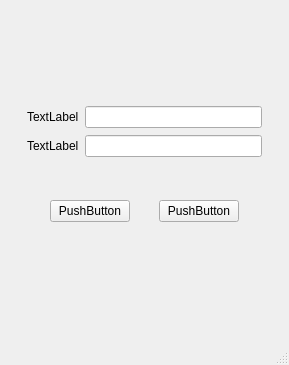
<?xml version="1.0" encoding="UTF-8"?>
<ui version="4.0">
 <class>MainWindow</class>
 <widget class="QMainWindow" name="MainWindow">
  <property name="geometry">
   <rect>
    <x>0</x>
    <y>0</y>
    <width>289</width>
    <height>365</height>
   </rect>
  </property>
  <property name="windowTitle">
   <string>MainWindow</string>
  </property>
  <widget class="QWidget" name="centralwidget">
   <layout class="QGridLayout" name="gridLayout">
    <item row="0" column="0">
     <widget class="QWidget" name="widget" native="true">
      <layout class="QVBoxLayout" name="verticalLayout">
       <item>
        <layout class="QHBoxLayout" name="horizontalLayout_2">
         <item>
          <spacer name="horizontalSpacer">
           <property name="orientation">
            <enum>Qt::Horizontal</enum>
           </property>
           <property name="sizeHint" stdset="0">
            <size>
             <width>40</width>
             <height>20</height>
            </size>
           </property>
          </spacer>
         </item>
         <item>
          <widget class="QLabel" name="label">
           <property name="maximumSize">
            <size>
             <width>80</width>
             <height>80</height>
            </size>
           </property>
           <property name="text">
            <string/>
           </property>
           <property name="pixmap">
            <pixmap>../01_parts/image/1.jpeg</pixmap>
           </property>
           <property name="scaledContents">
            <bool>true</bool>
           </property>
          </widget>
         </item>
         <item>
          <spacer name="horizontalSpacer_2">
           <property name="orientation">
            <enum>Qt::Horizontal</enum>
           </property>
           <property name="sizeHint" stdset="0">
            <size>
             <width>40</width>
             <height>20</height>
            </size>
           </property>
          </spacer>
         </item>
        </layout>
       </item>
       <item>
        <widget class="QWidget" name="widget_2" native="true">
         <layout class="QGridLayout" name="gridLayout_2">
          <item row="1" column="1">
           <widget class="QLineEdit" name="lineEdit_2"/>
          </item>
          <item row="1" column="0">
           <widget class="QLabel" name="label_3">
            <property name="text">
             <string>TextLabel</string>
            </property>
           </widget>
          </item>
          <item row="0" column="1">
           <widget class="QLineEdit" name="lineEdit"/>
          </item>
          <item row="0" column="0">
           <widget class="QLabel" name="label_2">
            <property name="text">
             <string>TextLabel</string>
            </property>
           </widget>
          </item>
         </layout>
        </widget>
       </item>
       <item>
        <widget class="QWidget" name="widget_3" native="true">
         <layout class="QHBoxLayout" name="horizontalLayout">
          <item>
           <spacer name="horizontalSpacer_3">
            <property name="orientation">
             <enum>Qt::Horizontal</enum>
            </property>
            <property name="sizeHint" stdset="0">
             <size>
              <width>8</width>
              <height>20</height>
             </size>
            </property>
           </spacer>
          </item>
          <item>
           <widget class="QPushButton" name="pushButton">
            <property name="text">
             <string>PushButton</string>
            </property>
           </widget>
          </item>
          <item>
           <spacer name="horizontalSpacer_5">
            <property name="orientation">
             <enum>Qt::Horizontal</enum>
            </property>
            <property name="sizeHint" stdset="0">
             <size>
              <width>8</width>
              <height>20</height>
             </size>
            </property>
           </spacer>
          </item>
          <item>
           <widget class="QPushButton" name="pushButton_2">
            <property name="text">
             <string>PushButton</string>
            </property>
           </widget>
          </item>
          <item>
           <spacer name="horizontalSpacer_4">
            <property name="orientation">
             <enum>Qt::Horizontal</enum>
            </property>
            <property name="sizeHint" stdset="0">
             <size>
              <width>8</width>
              <height>20</height>
             </size>
            </property>
           </spacer>
          </item>
         </layout>
        </widget>
       </item>
       <item>
        <widget class="QWidget" name="widget_5" native="true">
         <layout class="QHBoxLayout" name="horizontalLayout_4">
          <item>
           <widget class="SmallWidget" name="widget_4" native="true">
            <layout class="QHBoxLayout" name="horizontalLayout_3"/>
           </widget>
          </item>
         </layout>
        </widget>
       </item>
      </layout>
     </widget>
    </item>
   </layout>
  </widget>
  <widget class="QMenuBar" name="menubar">
   <property name="geometry">
    <rect>
     <x>0</x>
     <y>0</y>
     <width>289</width>
     <height>22</height>
    </rect>
   </property>
  </widget>
  <widget class="QStatusBar" name="statusbar"/>
 </widget>
 <customwidgets>
  <customwidget>
   <class>SmallWidget</class>
   <extends>QWidget</extends>
   <header location="global">smallwidget.h</header>
   <container>1</container>
  </customwidget>
 </customwidgets>
 <resources/>
 <connections/>
</ui>
